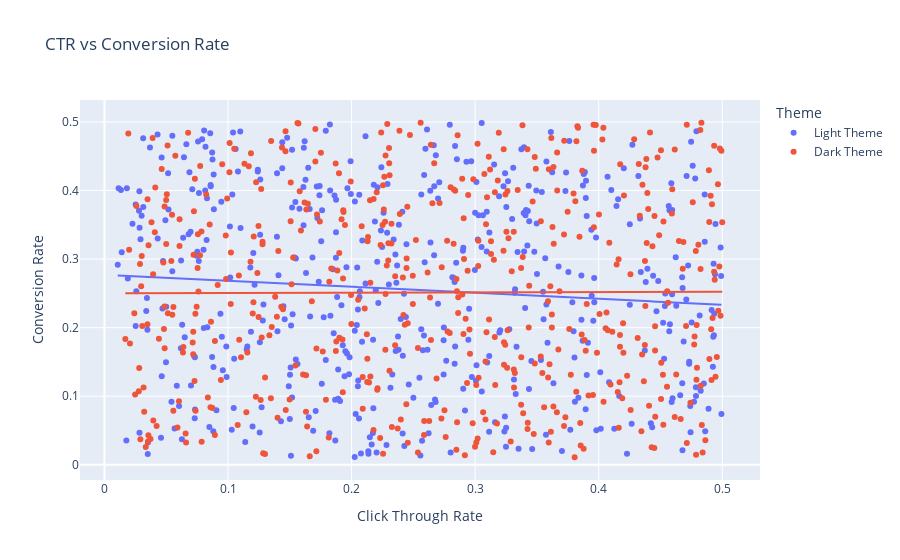

Here is the notebook cell this chart was saved with:
### Markdown cell above
##### So conversion rate in this data means the daily percentage of users who signed up on the website. Let’s have a look at the relationship between CTR and conversion rate of both themes

### Code cell
# Scatter plot for Click Through Rate and Conversion Rate
fig = px.scatter(data, x='Click Through Rate',
                 y='Conversion Rate', color='Theme',
                 title='CTR vs Conversion Rate', trendline='ols')
fig.show()

### Figure 1 — Plotly figure (JSON) as saved in the notebook; plotly's stock layout.template omitted (floating-point values rounded to 4 significant figures; data arrays with more than 128 entries replaced by an {"elided": "..."} marker saying what was removed)
{"data": [{"hovertemplate": "Theme=Light Theme<br>Click Through Rate=%{x}<br>Conversion Rate=%{y}<extra></extra>", "legendgroup": "Light Theme", "marker": {"color": "#636efa", "symbol": "circle"}, "mode": "markers", "name": "Light Theme", "orientation": "v", "showlegend": true, "type": "scatter", "x": {"elided": "486 float values"}, "xaxis": "x", "y": {"elided": "486 float values"}, "yaxis": "y"}, {"hovertemplate": "<b>OLS trendline</b><br>Conversion Rate = -0.0875912 * Click Through Rate + 0.277104<br>R<sup>2</sup>=0.007665<br><br>Theme=Light Theme<br>Click Through Rate=%{x}<br>Conversion Rate=%{y} <b>(trend)</b><extra></extra>", "legendgroup": "Light Theme", "marker": {"color": "#636efa", "symbol": "circle"}, "mode": "lines", "name": "Light Theme", "showlegend": false, "type": "scatter", "x": {"elided": "486 float values"}, "xaxis": "x", "y": {"elided": "486 float values"}, "yaxis": "y"}, {"hovertemplate": "Theme=Dark Theme<br>Click Through Rate=%{x}<br>Conversion Rate=%{y}<extra></extra>", "legendgroup": "Dark Theme", "marker": {"color": "#EF553B", "symbol": "circle"}, "mode": "markers", "name": "Dark Theme", "orientation": "v", "showlegend": true, "type": "scatter", "x": {"elided": "514 float values"}, "xaxis": "x", "y": {"elided": "514 float values"}, "yaxis": "y"}, {"hovertemplate": "<b>OLS trendline</b><br>Conversion Rate = 0.00432795 * Click Through Rate + 0.250137<br>R<sup>2</sup>=0.000019<br><br>Theme=Dark Theme<br>Click Through Rate=%{x}<br>Conversion Rate=%{y} <b>(trend)</b><extra></extra>", "legendgroup": "Dark Theme", "marker": {"color": "#EF553B", "symbol": "circle"}, "mode": "lines", "name": "Dark Theme", "showlegend": false, "type": "scatter", "x": {"elided": "514 float values"}, "xaxis": "x", "y": {"elided": "514 float values"}, "yaxis": "y"}], "layout": {"autosize": true, "legend": {"title": {"text": "Theme"}, "tracegroupgap": 0}, "title": {"text": "CTR vs Conversion Rate"}, "xaxis": {"anchor": "y", "autorange": true, "domain": [0, 1], "range": [-0.01904, 0.5298], "title": {"text": "Click Through Rate"}, "type": "linear"}, "yaxis": {"anchor": "x", "autorange": true, "domain": [0, 1], "range": [-0.02939, 0.5392], "title": {"text": "Conversion Rate"}, "type": "linear"}}}
